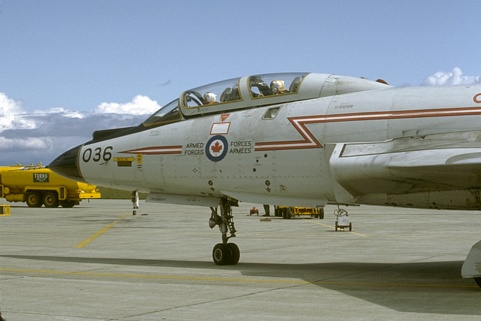
#> input picture example/input_folder/10081.jpg, 481 x 321 px
$ python -i extractor_color.py   (imports and definitions only)   (older library calls are emulated)
#> lines starting #> are read from the running program, lines starting #| are printed output that depends on the picture; after the words box and inside, x2 and y2 are one past the last pixel; in counts of white or black regions, pixels touching at a corner belong together
#> further down, picture is the input picture: shape (321, 481, 3); mean B, G, R 143.2, 145.1, 137.1
# gray FEATURES

# features de contorno

import cv2
import numpy as np
from scipy import stats
from skimage import feature
import math


def auto_canny(image, sigma=0.33):
    # compute the median of the single channel pixel intensities
    v = np.median(image)

    # apply automatic Canny edge detection using the computed median
    lower = int(max(0, (1.0 - sigma) * v))
    upper = int(min(255, (1.0 + sigma) * v))
    edged = cv2.Canny(image, lower, upper)

    # return the edged image
    return edged


# mean_H,std_H,mean_S,std_S,mean_V,std_V,std_hist_H,kurt_hist_H,skew_hist_H,std_hist_S,kurt_hist_S,skew_hist_S,std_hist_V,kurt_hist_V,skew_hist_V,
# mean_R,std_R,mean_G,std_G,mean_B,std_B,std_hist_R,kurt_hist_R,skew_hist_R,std_hist_G,kurt_hist_G,skew_hist_G,std_hist_B,kurt_hist_B,skew_hist_B,
# hu_sobel1,hu_sobel2,hu_sobel3,hu_sobel4,hu_sobel5,hu_sobel6,hu_sobel7
def extract_color_features(img_rgb):
    #img_rgb = cv2.imread(arquivo)

    img_rgb_32F = np.float32(img_rgb)
    img_hsv = cv2.cvtColor(img_rgb, cv2.COLOR_BGR2HSV)
#> img_hsv: shape (321, 481, 3); mean H, S, V 61.7, 60.1, 157.8
    img_hsv_32F = cv2.cvtColor(img_rgb_32F, cv2.COLOR_BGR2HSV)
#> img_hsv_32F: shape (321, 481, 3) float32; mean H, S, V 123.4, 0.2, 157.8
    img_hsv_32F = img_hsv_32F

    descritores = []

    B, G, R = cv2.split(img_rgb)
    H, S, V = cv2.split(img_hsv)
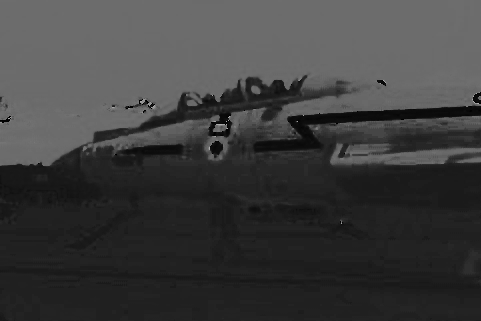
#> H: shape (321, 481); min 0, max 179, mean 61.7
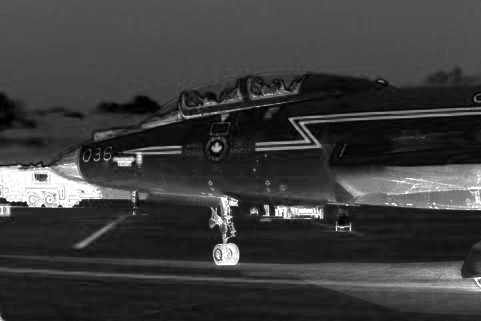
#> S: shape (321, 481); min 0, max 255, mean 60.1
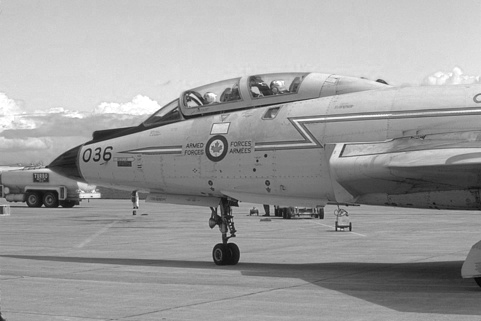
#> V: shape (321, 481); min 6, max 255, mean 157.8
    H_32, S_32, V_32 = cv2.split(img_hsv_32F)
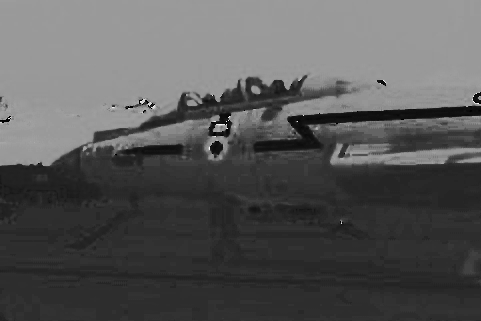
#> H_32: shape (321, 481) float32; min 0, max 357, mean 123.3; drawn with min black and max white
    H_32 = H_32 / 360.0  # Scaling to 0 to 1
    V_32 = V_32/255.0  # Scaling to 0 to 1

    hist_B, _ = np.histogram(B.ravel(), 256, [0, 256])
#> hist_B = 256 values, max 2373 at index 139, min 49 at index 243, mean 603.1
    hist_B = hist_B.astype(float) / sum(hist_B)
#> hist_B = 256 values, max 0.0154 at index 139, min 0.000317 at index 243, mean 0.00391
    hist_G, _ = np.histogram(G.ravel(), 256, [0, 256])
#> hist_G = 256 values, max 3161 at index 157, min 0 at index 0, mean 603.1
    hist_G = hist_G.astype(float) / sum(hist_G)
#> hist_G = 256 values, max 0.0205 at index 157, min 0 at index 0, mean 0.00391
    hist_R, _ = np.histogram(R.ravel(), 256, [0, 256])
#> hist_R = 256 values, max 4763 at index 155, min 0 at index 0, mean 603.1
    hist_R = hist_R.astype(float) / sum(hist_R)
#> hist_R = 256 values, max 0.0308 at index 155, min 0 at index 0, mean 0.00391

    H_32[0:10, 0:10]

    hist_H, bins = np.histogram(H_32.ravel(), 256, [0, 1])
#> hist_H = 256 values, max 18803 at index 153, min 0 at index 63, mean 603.1; bins = 257 values from 0 to 1
    hist_H = hist_H.astype(float) / sum(hist_H)
#> hist_H = 256 values, max 0.122 at index 153, min 0 at index 63, mean 0.00391

    hist_S, _ = np.histogram(S_32.ravel(), 256, [0, 1])
#> hist_S = 256 values, max 4508 at index 29, min 8 at index 191, mean 603.1
    hist_S = hist_S.astype(float) / sum(hist_S)
#> hist_S = 256 values, max 0.0292 at index 29, min 5.18e-05 at index 191, mean 0.00391

    hist_V, _ = np.histogram(V.ravel(), 256, [0, 256])
#> hist_V = 256 values, max 3027 at index 157, min 0 at index 0, mean 603.1
    hist_V = hist_V.astype(float) / sum(hist_V)
#> hist_V = 256 values, max 0.0196 at index 157, min 0 at index 0, mean 0.00391

    # media e desvio H
    # media e desvio S
    # media e desvio V
    mean_H = stats.tmean(H_32.ravel())
#> mean_H = 0.343
    std_H = stats.tstd(H_32.ravel())
#> std_H = 0.203
    mean_S = stats.tmean(S_32.ravel())
#> mean_S = 0.235
    std_S = stats.tstd(S_32.ravel())
#> std_S = 0.177
    mean_V = stats.tmean(V_32.ravel())
#> mean_V = 0.619
    std_V = stats.tstd(V_32.ravel())
#> std_V = 0.198

    descritores = descritores + [mean_H, std_H, mean_S, std_S, mean_V, std_V]
#> descritores = [0.343, 0.203, 0.235, 0.177, 0.619, 0.198]

    # std kurt skew hist H
    # std kurt skew hist S
    # std kurt skew hist V
    std_hist_H = stats.tstd(hist_H)
#> std_hist_H = 0.0139
    kurt_hist_H = stats.kurtosis(hist_H, fisher=False)
#> kurt_hist_H = 42.86
    skew_hist_H = stats.skew(hist_H)
#> skew_hist_H = 5.95

    std_hist_S = np.std(hist_S)
#> std_hist_S = 0.00635
    kurt_hist_S = stats.kurtosis(hist_S, fisher=False)
#> kurt_hist_S = 7.54
    skew_hist_S = stats.skew(hist_S)
#> skew_hist_S = 2.28

    std_hist_V = np.std(hist_V)
#> std_hist_V = 0.00445
    kurt_hist_V = stats.kurtosis(hist_V, fisher=False)
#> kurt_hist_V = 5.41
    skew_hist_V = stats.skew(hist_V)
#> skew_hist_V = 1.79

    descritores = descritores + [std_hist_H, kurt_hist_H, skew_hist_H,
                                 std_hist_S, kurt_hist_S, skew_hist_S, std_hist_V, kurt_hist_V, skew_hist_V]
#> descritores = [0.343, 0.203, 0.235, 0.177, 0.619, 0.198, 0.0139, 42.86, 5.95, 0.00635, 7.54, 2.28, 0.00445, 5.41, 1.79]

    # media e desvio R
    # media e desvio G
    # media e desvio B
    mean_R = stats.tmean(R.ravel())
#> mean_R = 0.515
    std_R = stats.tstd(R.ravel())
#> std_R = 36.06
    mean_G = stats.tmean(G.ravel())
#> mean_G = 3.39
    std_G = stats.tstd(G.ravel())
#> std_G = 41.5
    mean_B = stats.tmean(B.ravel())
#> mean_B = 1.21
    std_B = stats.tstd(B.ravel())
#> std_B = 62.62

    descritores = descritores + [mean_R, std_R, mean_G, std_G, mean_B, std_B]
#> descritores = [0.343, 0.203, 0.235, 0.177, 0.619, 0.198, 0.0139, 42.86, 5.95, 0.00635, 7.54, 2.28, 0.00445, 5.41, 1.79, 0.515, 36.06, 3.39, 41.5, 1.21, 62.62]

    # std kurt skew hist R
    # std kurt skew hist G
    # std kurt skew hist B
    std_hist_R = np.std(hist_R)
#> std_hist_R = 0.00635
    kurt_hist_R = stats.kurtosis(hist_R, fisher=False)
#> kurt_hist_R = 9.68
    skew_hist_R = stats.skew(hist_R)
#> skew_hist_R = 2.68

    std_hist_G = np.std(hist_G)
#> std_hist_G = 0.00493
    kurt_hist_G = stats.kurtosis(hist_G, fisher=False)
#> kurt_hist_G = 5.58
    skew_hist_G = stats.skew(hist_G)
#> skew_hist_G = 1.86

    std_hist_B = np.std(hist_B)
#> std_hist_B = 0.0039
    kurt_hist_B = stats.kurtosis(hist_B, fisher=False)
#> kurt_hist_B = 4.54
    skew_hist_B = stats.skew(hist_B)
#> skew_hist_B = 1.68

    descritores = descritores + [std_hist_R, kurt_hist_R, skew_hist_R,
                                 std_hist_G, kurt_hist_G, skew_hist_G, std_hist_B, kurt_hist_B, skew_hist_B]
#> descritores = 30 values, max 62.62 at index 20, min 0.0039 at index 27, mean 7.97

    gray_image = cv2.cvtColor(img_rgb, cv2.COLOR_BGR2GRAY)
    img_gray_32F = np.float32(gray_image)
    sobelx = cv2.Sobel(gray_image, cv2.CV_64F, 1, 0)
    sobely = cv2.Sobel(gray_image, cv2.CV_64F, 0, 1)
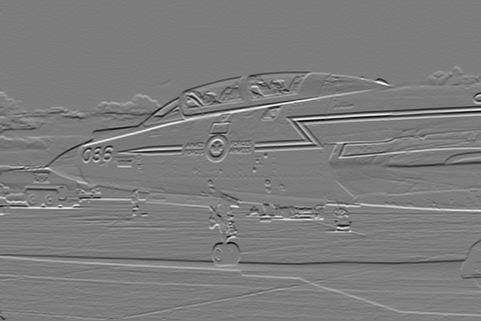
#> sobely: shape (321, 481) float64; min -645, max 665, mean 0; drawn with min black and max white
    im_gmag = np.sqrt(sobelx*sobelx + sobely*sobely)
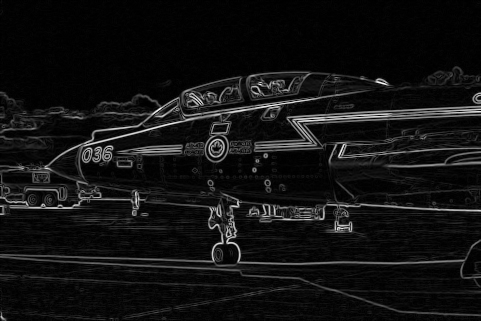
#> im_gmag: shape (321, 481) float64; min 0, max 680.2, mean 48.9; drawn with min black and max white
    gmag = (im_gmag-im_gmag.min())/(im_gmag.max()-im_gmag.min())

    gmag_int = (255*gmag).astype('uint8')
    # cv2.imwrite('haha2.jpg',gmag_int)
    numpx = cv2.countNonZero(gmag_int)
#> numpx = 148683
    perc = float(numpx) / img_gray_32F.size
#> perc = 0.963
    # gmag_int
    #ret,thresh = cv2.threshold(gmag_int,127,255,0)
    # print(im2, contours, hierarchy, gmag_int, cv2.RETR_TREE, cv2.CHAIN_APPROX_SIMPLE)
    contours, hierarchy = cv2.findContours(
        gmag_int, cv2.RETR_TREE, cv2.CHAIN_APPROX_SIMPLE)
#> contours = 3854 contours, 3851 with area under 20; largest, box (x1, y1, x2, y2) and area: (0, 0, 481, 321) 153075, (419, 17, 427, 23) 22, (88, 33, 96, 40) 20
    if (len(contours) > 0):
        cnt = contours[0]
#> cnt = contour of 862 points, box (x1, y1, x2, y2) (0, 0, 481, 321), area 153075
        momentos = cv2.moments(cnt)
#> momentos = moments, m00 153075, centre m10/m00, m01/m00 = (239.9, 160.3)
        inv_moments_1 = momentos.get('nu02')
#> inv_moments_1 = 0.0555
        inv_moments_2 = momentos.get('nu02')
#> inv_moments_2 = 0.0555
        inv_moments_3 = momentos.get('nu11')
#> inv_moments_3 = 4.76e-05
        inv_moments_4 = momentos.get('nu12')
#> inv_moments_4 = -1.01e-05
        inv_moments_5 = momentos.get('nu20')
#> inv_moments_5 = 0.125
        inv_moments_6 = momentos.get('nu21')
#> inv_moments_6 = 2.17e-05
        inv_moments_7 = momentos.get('nu30')
#> inv_moments_7 = -4.59e-07
    else:
        inv_moments_1 = 0
        inv_moments_2 = 0
        inv_moments_3 = 0
        inv_moments_4 = 0
        inv_moments_5 = 0
        inv_moments_6 = 0
        inv_moments_7 = 0

    descritores = descritores + [perc, inv_moments_1, inv_moments_2,
                                 inv_moments_3, inv_moments_4, inv_moments_5, inv_moments_6, inv_moments_7]
#> descritores = 38 values, max 62.62 at index 20, min -1.01e-05 at index 34, mean 6.32

    #import cv2
    # gray_image = cv2.imread('./teste/croppedImage_77_cotenna_S-191005-10.jpg',0) #venatura
    # gray_image = cv2.imread('./teste/croppedImage_61_cotenna_S-191005-20.jpg',0) #non-venatura
    blurred = cv2.GaussianBlur(gray_image, (3, 3), 0)
    canny_edge = cv2.Canny(blurred, 20, 60)
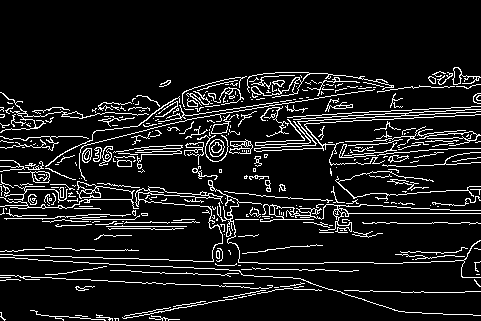
#> canny_edge: shape (321, 481); 10% white in thin lines or dots, all inside (x1, y1, x2, y2) = (0, 67, 481, 321)
    # canny_edge
    #canny_edge = auto_canny(blurred)
    # canny_edge
    # cv2.imwrite('haha.jpg',canny_edge)

    numpx = cv2.countNonZero(canny_edge)
#> numpx = 15371
    perc = float(numpx) / canny_edge.size
#> perc = 0.0996
    contours, hierarchy = cv2.findContours(canny_edge.astype(
        'uint8'), cv2.RETR_TREE, cv2.CHAIN_APPROX_SIMPLE)
#> contours = 434 contours, 356 with area under 20; largest, box (x1, y1, x2, y2) and area: (0, 186, 223, 262) 380, (0, 181, 139, 209) 280, (260, 204, 481, 233) 240, (148, 187, 210, 199) 220, (229, 139, 253, 154) 214

    if(len(contours) > 0):
        cnt = contours[0]
#> cnt = contour of 9 points, box (x1, y1, x2, y2) (114, 318, 119, 321), area 2
        momentos = cv2.moments(cnt)
#> momentos = moments, m00 1.5, centre m10/m00, m01/m00 = (115.9, 318.3)

        inv_moments_1 = momentos.get('nu02')
#> inv_moments_1 = 0.037
        inv_moments_2 = momentos.get('nu02')
#> inv_moments_2 = 0.037
        inv_moments_3 = momentos.get('nu11')
#> inv_moments_3 = 0.00617
        inv_moments_4 = momentos.get('nu12')
#> inv_moments_4 = 0.000672
        inv_moments_5 = momentos.get('nu20')
#> inv_moments_5 = 1.14
        inv_moments_6 = momentos.get('nu21')
#> inv_moments_6 = 0.00918
        inv_moments_7 = momentos.get('nu30')
#> inv_moments_7 = 0.656
    else:
        inv_moments_1 = 0
        inv_moments_2 = 0
        inv_moments_3 = 0
        inv_moments_4 = 0
        inv_moments_5 = 0
        inv_moments_6 = 0
        inv_moments_7 = 0

    descritores = descritores + [perc, inv_moments_1, inv_moments_2,
                                 inv_moments_3, inv_moments_4, inv_moments_5, inv_moments_6, inv_moments_7]
#> descritores = 46 values, max 62.62 at index 20, min -1.01e-05 at index 34, mean 5.26

    return descritores

>>> import cv2
>>> picture = cv2.imread('../example/input_folder/10081.jpg')
>>> result = extract_color_features(picture)
#> result has the same summary as descritores in extract_color_features
